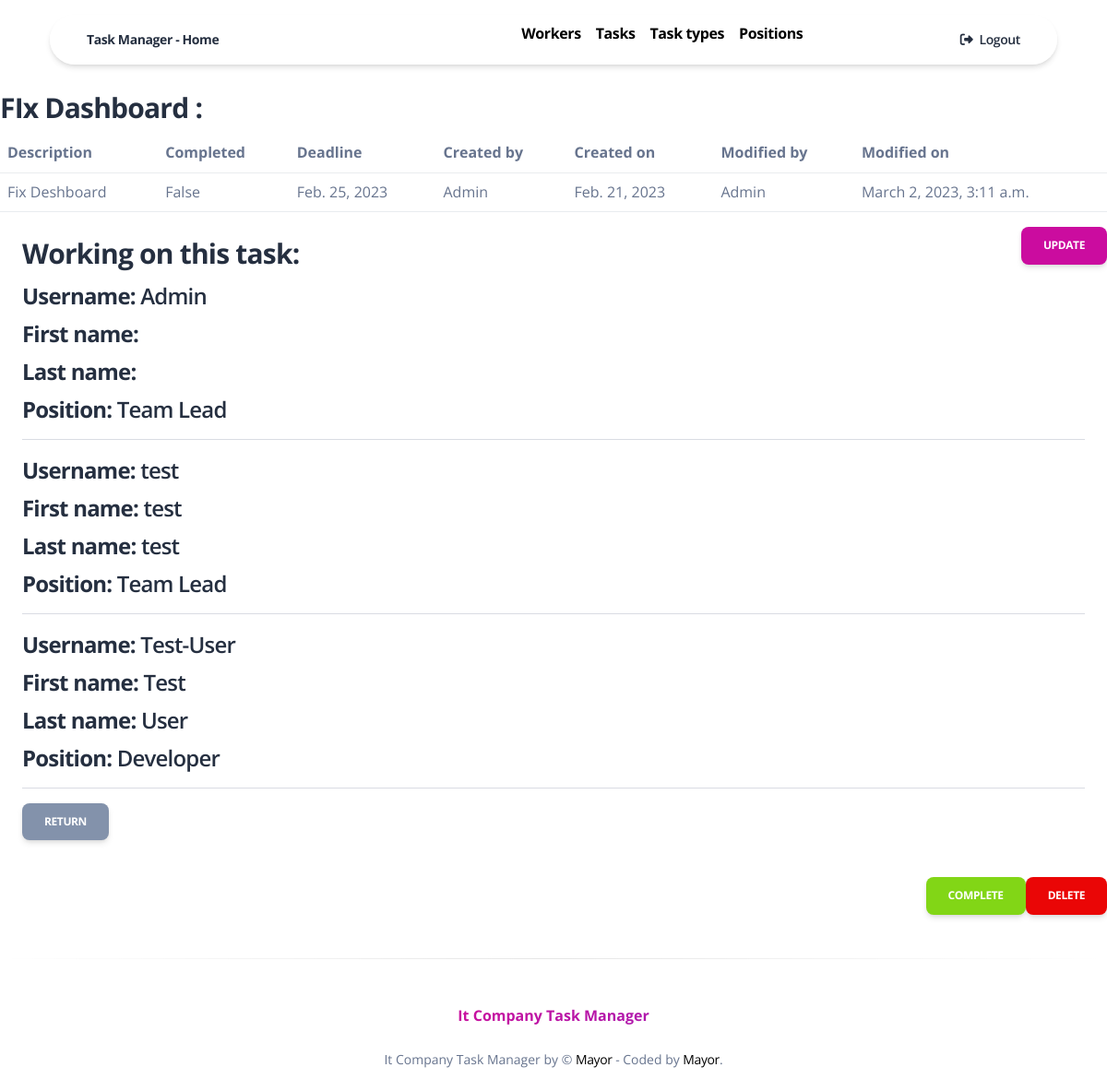
Page /task/1/ (signed in) on the committed database.
### task_manager/models.py (models this page shows, shortened)
class Task(models.Model):
    name = models.CharField(max_length=255)
    description = models.TextField()
    deadline = models.DateField(max_length=12)
    is_completed = models.BooleanField(default=False)
    created_on = models.DateField(auto_now_add=True)
    created_by = models.ForeignKey(Worker, on_delete=models.CASCADE)
    modified_on = models.DateTimeField(auto_now=True, blank=True, null=True)
    modified_by = models.ForeignKey(
        Worker,
        on_delete=models.DO_NOTHING,
        related_name="Project_modified_by",
        null=True,
        blank=True
    )
    PRIORITY_CHOICES = (
        ("HI", "High"),
        ("MED", "Medium"),
        ("LOW", "Low"),
    )
    priority = models.CharField(
        max_length=3,
        choices=PRIORITY_CHOICES,
        default="MED"
    )
    task_type = models.ForeignKey(
        TaskType,
        on_delete=models.CASCADE
    )
    assignees = models.ManyToManyField(Worker, related_name="tasks")

class Worker(AbstractUser):
    position = models.ForeignKey(
        Position,
        on_delete=models.CASCADE,
        default=1
    )

class Position(models.Model):
    name = models.CharField(max_length=255)
    def __str__(self) -> str:
        return self.name

### task_manager/views.py (the view)
# urls.py: path("task/<int:pk>/", TaskDetailView.as_view(), name="task-detail"),
class TaskDetailView(LoginRequiredMixin, generic.DetailView):
    model = Task
    template_name = "task_manager/task_detail.html"
    queryset = Task.objects.prefetch_related("assignees__position")

### task_manager/context_processors.py (called while the page is built)
def cfg_assets_root(request):
    return { 'ASSETS_ROOT' : settings.ASSETS_ROOT }

### templates/task_manager/task_detail.html
{% extends "base-presentation.html" %}
{% block content %}
  <h3 class="d-lg-inline-block mt-7"><strong>{{ task.name }}</strong> :</h3>
  <table class="table">
    <tr>
      <th>Description</th>
      <th>Completed</th>
      <th>Deadline</th>
      <th>Created by</th>
      <th>Created on</th>
      <th>Modified by</th>
      <th>Modified on</th>
    </tr>
    <tr>
      <td>{{ task.description }}</td>
      <td>{{ task.is_completed }}</td>
      <td>{{ task.deadline }}</td>
      <td>{{ task.created_by.username }}</td>
      <td>{{ task.created_on }}</td>
      <td>{{ task.modified_by.username }}</td>
      <td>{{ task.modified_on }}</td>
    </tr>
  </table>
  <a href="{% url "task_manager:task-update" pk=task.id %}" class="btn btn-primary" style="float: right">
    Update
  </a>
  <div class="m-lg-4">
    <h3>{{ task.is_completed|yesno:"Worked, Working" }} on this task:</h3>
    {% for worker in task.assignees.all %}
      <h4><strong>Username: </strong>{{ worker.username }}</h4>
      <h4><strong>First name: </strong>{{ worker.first_name }}</h4>
      <h4><strong>Last name: </strong>{{ worker.last_name }}</h4>
      <h4><strong>Position: </strong>{{ worker.position }}</h4>
      <hr>
    {% endfor %}
    <a href="{% url "task_manager:task-list" %}" class="btn btn-secondary">Return</a>
  </div>
  <a href="{% url "task_manager:task-delete" pk=task.id %}" class="btn btn-danger" style="float: right">
    Delete
  </a>
  <a href="{% url "task_manager:task-complete-toggle" pk=task.id %}" class="btn btn-success" style="float: right">
    {{ task.is_completed|yesno:"Not complete, Complete" }}
  </a>
{% endblock %}

### rows in the picture
Task: name "FIx Dashboard", description "Fix Deshboard", is_completed "False", deadline "Feb. 25, 2023", created_by.username "Admin", created_on "Feb. 21, 2023", modified_by.username "Admin", modified_on "March 2, 2023, 3:11 a.m.", is_completed "Working", is_completed "COMPLETE"
Worker: username "Admin", position "Team Lead"
Worker: username "test", first_name "test", last_name "test", position "Team Lead"
Worker: username "Test-User", first_name "Test", last_name "User", position "Developer"
